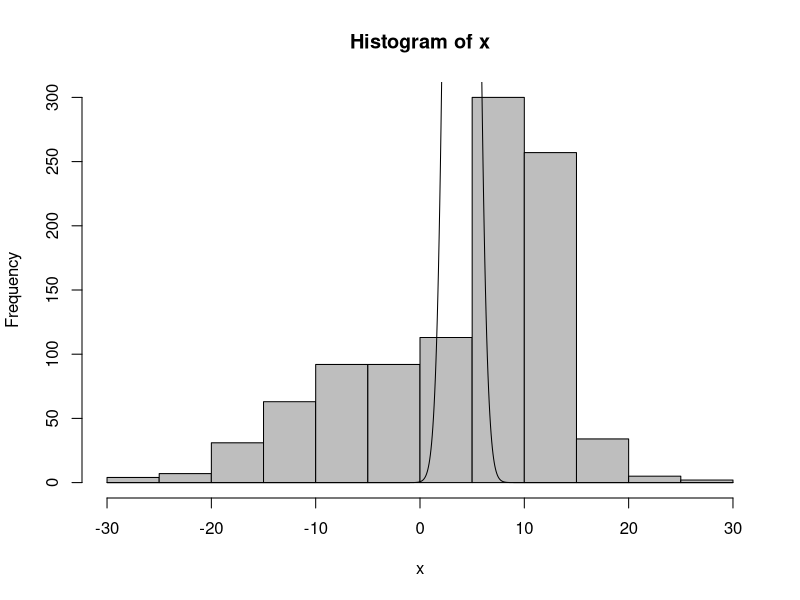

Generate this figure with R:
## ---- chunk 1
mu_1 <- 10
mu_2 <- -2
sd_1 <- 3
sd_2 <- 10
n <- 1000
mean <- c(mu_1, mu_2)
sd <- c(sd_1, sd_2)

first <- rnorm(500, mu_1, sd_1)
second <- rnorm(500, mu_2, sd_2)
together <- c(first, second)
my.data <- rnorm(n, mean, sd)

my.data <- together
summary(my.data)
## ---- chunk 2
x <- my.data

h <- hist(x, plot=FALSE)
plot(h, col="grey")
xlines <-seq(min(h$breaks),max(h$breaks),length.out=1000)
lines(x = xlines,y=dnorm(xlines, mean(mean),  ) *length(x)*diff(h$breaks)[1])


# superimpose empirical density

# superimpose normal density

## ---- chunk 3
# plot ecdf

# superimpose cdf for standard normal

# calculate maximal difference 

## ---- chunk 4
# your code here
# skewness

# kurtosis

## ---- chunk 5
# your code here
# skewness

# kurtosis

## ---- chunk 6
# your code here
# theoretical expected value and variance

# sample mean and sample variance

## ---- chunk 7
# your code here
